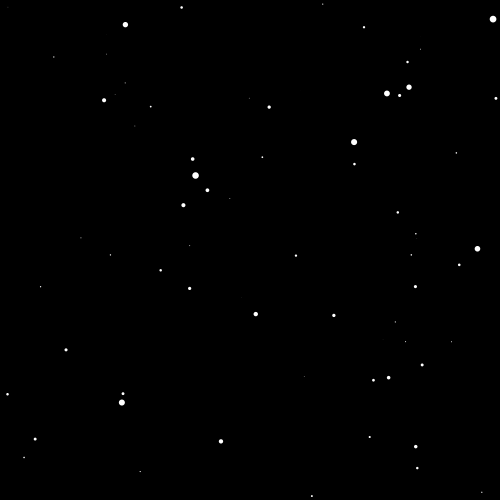
Frame 1 (no input)
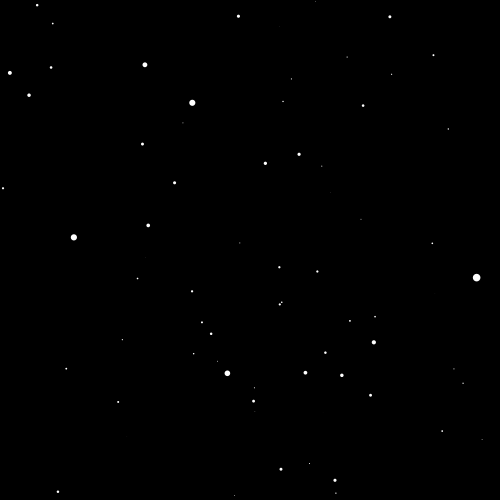
Frame 60 (the mouse pressed at the canvas centre just before this capture)
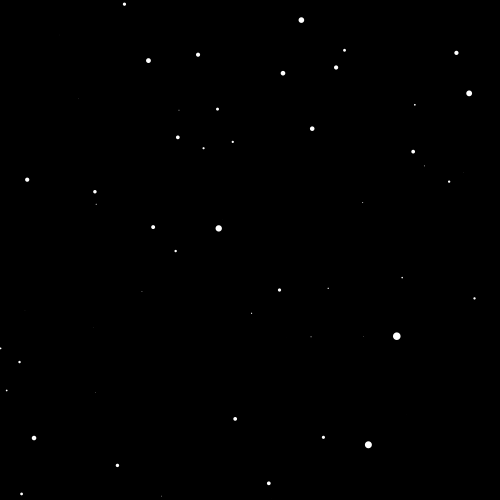
Frame 120 (the mouse held since frame 60 and released just before this capture)

The Processing sketch that drew these frames (run headless with seeded random() and noise(); from frame 60 on, the mouse is pressed at the canvas centre):

// Processing sketch: Starfield
// ── Starfield.pde
ArrayList<Star> Stars = new ArrayList<Star>();
int starCount = 800;

void setup() {
  size(500, 500);
  background(0);
  for (int i = 0; i < starCount; i++) {
    Stars.add(new Star());
  }
}

void draw() {
  background(0);
  translate(width/2, height/2);
  for (int j = 0; j < Stars.size(); j++) {
    Stars.get(j).update();
    Stars.get(j).render();
  }
}

// ── Star.pde
class Star {
  PVector Pos;
  float starSize, sceneSpeed = 5;


  void update() {
    Pos.z = Pos.z - sceneSpeed;

    if (Pos.z < 1) {
      Pos.z = width;
      Pos.x = random(-width, width);
      Pos.y = random(-height, height);
    }
  }

  void render() {
    noStroke();
    fill(255);

    PVector Vec = new PVector(map(Pos.x / Pos.z, 0, 1, 0, width), map(Pos.y / Pos.z, 0, 1, 0, height));

    starSize = map(Pos.z, 0, width, 9, 0);
    ellipse(Vec.x, Vec.y, starSize, starSize);
  }

  Star() {
    Pos = new PVector(random(-width, width), random(-height, height), random(width));
  }
}
